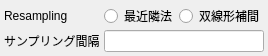
<?xml version="1.0" encoding="UTF-8"?>
<ui version="4.0">
 <class>props_page_image</class>
 <widget class="QWidget" name="props_page_image">
  <property name="geometry">
   <rect>
    <x>0</x>
    <y>0</y>
    <width>257</width>
    <height>55</height>
   </rect>
  </property>
  <property name="font">
   <font>
    <family>Arial</family>
    <pointsize>9</pointsize>
    <weight>50</weight>
    <bold>false</bold>
   </font>
  </property>
  <property name="windowTitle">
   <string>Form</string>
  </property>
  <layout class="QGridLayout" name="gridLayout">
   <property name="leftMargin">
    <number>4</number>
   </property>
   <property name="topMargin">
    <number>4</number>
   </property>
   <property name="rightMargin">
    <number>4</number>
   </property>
   <property name="bottomMargin">
    <number>4</number>
   </property>
   <property name="horizontalSpacing">
    <number>4</number>
   </property>
   <property name="verticalSpacing">
    <number>2</number>
   </property>
   <item row="0" column="2">
    <layout class="QHBoxLayout" name="horizontalLayout">
     <property name="spacing">
      <number>2</number>
     </property>
     <item>
      <widget class="QRadioButton" name="nearest_radio">
       <property name="text">
        <string>最近隣法</string>
       </property>
       <attribute name="buttonGroup">
        <string notr="true">buttonGroup</string>
       </attribute>
      </widget>
     </item>
     <item>
      <widget class="QRadioButton" name="bilinear_radio">
       <property name="text">
        <string>双線形補間</string>
       </property>
       <attribute name="buttonGroup">
        <string notr="true">buttonGroup</string>
       </attribute>
      </widget>
     </item>
     <item>
      <spacer name="horizontalSpacer">
       <property name="orientation">
        <enum>Qt::Horizontal</enum>
       </property>
       <property name="sizeHint" stdset="0">
        <size>
         <width>40</width>
         <height>20</height>
        </size>
       </property>
      </spacer>
     </item>
    </layout>
   </item>
   <item row="0" column="3" rowspan="2">
    <spacer name="horizontalSpacer_2">
     <property name="orientation">
      <enum>Qt::Horizontal</enum>
     </property>
     <property name="sizeHint" stdset="0">
      <size>
       <width>40</width>
       <height>20</height>
      </size>
     </property>
    </spacer>
   </item>
   <item row="1" column="0">
    <widget class="QLabel" name="image_stat_interval_label">
     <property name="frameShape">
      <enum>QFrame::NoFrame</enum>
     </property>
     <property name="text">
      <string>サンプリング間隔</string>
     </property>
    </widget>
   </item>
   <item row="1" column="2">
    <widget class="QLineEdit" name="image_stat_interval_edit">
     <property name="minimumSize">
      <size>
       <width>80</width>
       <height>0</height>
      </size>
     </property>
     <property name="maximumSize">
      <size>
       <width>16777215</width>
       <height>16777215</height>
      </size>
     </property>
     <property name="alignment">
      <set>Qt::AlignRight|Qt::AlignTrailing|Qt::AlignVCenter</set>
     </property>
    </widget>
   </item>
   <item row="2" column="0">
    <spacer name="verticalSpacer">
     <property name="orientation">
      <enum>Qt::Vertical</enum>
     </property>
     <property name="sizeHint" stdset="0">
      <size>
       <width>20</width>
       <height>40</height>
      </size>
     </property>
    </spacer>
   </item>
   <item row="0" column="0">
    <widget class="QLabel" name="resample_label">
     <property name="frameShape">
      <enum>QFrame::NoFrame</enum>
     </property>
     <property name="text">
      <string>Resampling</string>
     </property>
    </widget>
   </item>
   <item row="0" column="1">
    <spacer name="horizontalSpacer_3">
     <property name="orientation">
      <enum>Qt::Horizontal</enum>
     </property>
     <property name="sizeHint" stdset="0">
      <size>
       <width>40</width>
       <height>20</height>
      </size>
     </property>
    </spacer>
   </item>
  </layout>
 </widget>
 <resources/>
 <connections/>
 <designerdata>
  <property name="gridDeltaX">
   <number>5</number>
  </property>
  <property name="gridDeltaY">
   <number>5</number>
  </property>
  <property name="gridSnapX">
   <bool>true</bool>
  </property>
  <property name="gridSnapY">
   <bool>true</bool>
  </property>
  <property name="gridVisible">
   <bool>true</bool>
  </property>
 </designerdata>
 <buttongroups>
  <buttongroup name="buttonGroup"/>
 </buttongroups>
</ui>
